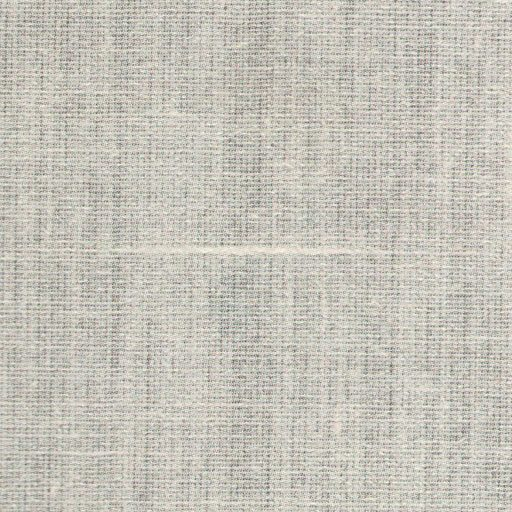
#> input picture 图片/1.jpg, 512 x 512 px, found by its file name
$ python '织物表面缺陷检测分步骤代码.py'
#> lines starting #> are read from the running program, lines starting #| are printed output that depends on the picture; after the words box and inside, x2 and y2 are one past the last pixel; in counts of white or black regions, pixels touching at a corner belong together
import cv2 as cv
import numpy as np
from matplotlib import pyplot as plt
from PIL import Image, ImageFilter
#读取图像
img = cv.imread('1.jpg')
#> img is the input picture: shape (512, 512, 3); mean B, G, R 185.5, 194.8, 197.7
img = cv.cvtColor(img, cv.COLOR_BGR2RGB)

# 显示原始图像
plt.subplot(331), plt.imshow(img,'gray'), plt.title('yst')
plt.axis('off')
img = cv.cvtColor(img, cv.COLOR_BGR2GRAY)
#> img: shape (512, 512)
plt.subplot(332), plt.imshow(img, 'gray'), plt.title('yshd')
plt.axis('off')
#傅里叶变换
f = np.fft.fft2(img)
fshift = np.fft.fftshift(f)
#设置高通滤波器
rows, cols = img.shape
#> rows = 512; cols = 512
crow,ccol = int(rows/2), int(cols/2)
#> crow = 256; ccol = 256
fshift[crow-30:crow+30, ccol-30:ccol+30] = 0
#傅里叶逆变换
ishift = np.fft.ifftshift(fshift)
iimg = np.fft.ifft2(ishift)
iimg = np.abs(iimg)
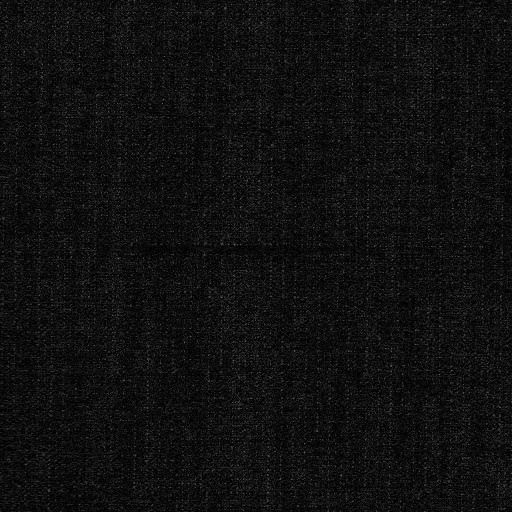
#> iimg: shape (512, 512) float64; min 0.00389, max 108.1, mean 16.4
plt.subplot(333), plt.imshow(iimg, 'gray'), plt.title('flybh')
plt.axis('off')
new_img = np.zeros((512, 512), dtype = np.uint8)
for i in range(1, len(iimg)-1):
    for j in range(1, len(iimg[i])-1):
        sum = np.abs(iimg[i][j]-(iimg[i-1][j-1] + iimg[i-1][j] +
                    iimg[i-1][j+1] + iimg[i][j-1] +
                    iimg[i][j] + iimg[i][j+1] + iimg[i+1][j-1]
                    + iimg[i+1][j] + iimg[i+1][j+1]))
        mean = sum / 9
        new_img[i-1][j-1] = mean
plt.subplot(334), plt.imshow(new_img, 'gray'), plt.title('byh')
plt.axis('off')
new_img = np.array(new_img)
new_img = Image.fromarray(new_img)
new_img = new_img.filter(ImageFilter.MinFilter (size = 5))#最小滤波
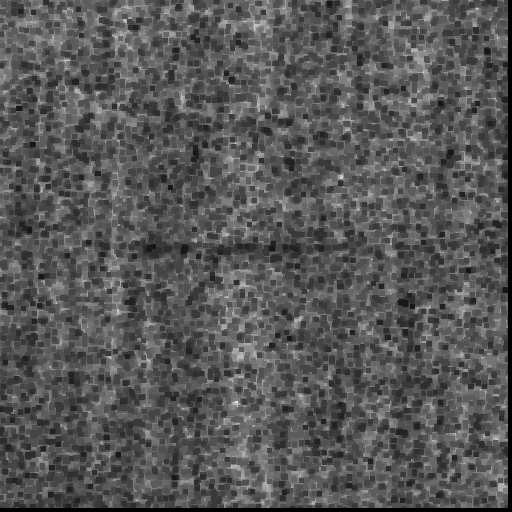
#> new_img: PIL image 512x512 L; min 0, max 22, mean 7.5; drawn with min black and max white
new_img = np.array(new_img)
plt.subplot(335), plt.imshow(new_img, 'gray'), plt.title('zxlv')
plt.axis('off')
ret, new_img = cv.threshold(new_img,10,255,cv.THRESH_BINARY)
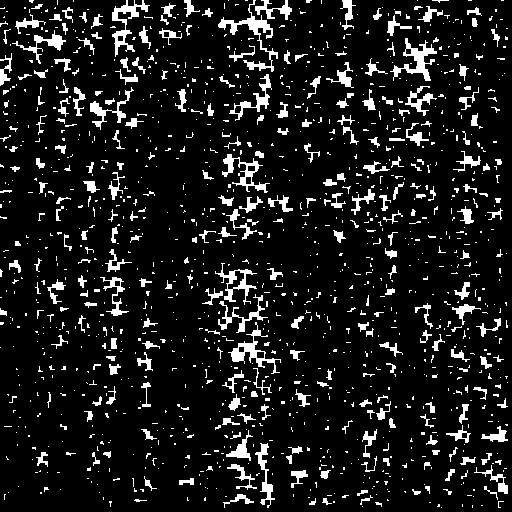
#> new_img: shape (512, 512); 10.6% white; 1341 white regions (1060 under 20 px), largest, box (x1, y1, x2, y2) and area: (218, 0, 278, 72) 777, (390, 38, 437, 81) 642, (112, 0, 150, 57) 594
plt.subplot(336), plt.imshow(new_img, 'gray'), plt.title('yzcl')
plt.axis('off')
new_img  = cv.medianBlur(new_img, 3)
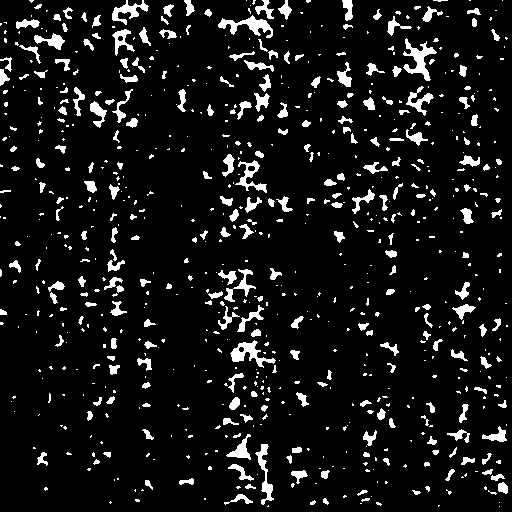
#> new_img: shape (512, 512); 8.5% white; 773 white regions (507 under 20 px), largest, box (x1, y1, x2, y2) and area: (403, 38, 437, 81) 543, (218, 15, 273, 38) 494, (230, 340, 276, 368) 463
plt.subplot(337), plt.imshow(new_img, 'gray'), plt.title('zzlb')
plt.axis('off')
plt.show()

$ run again, with 图片/2.jpg copied over 图片/1.jpg
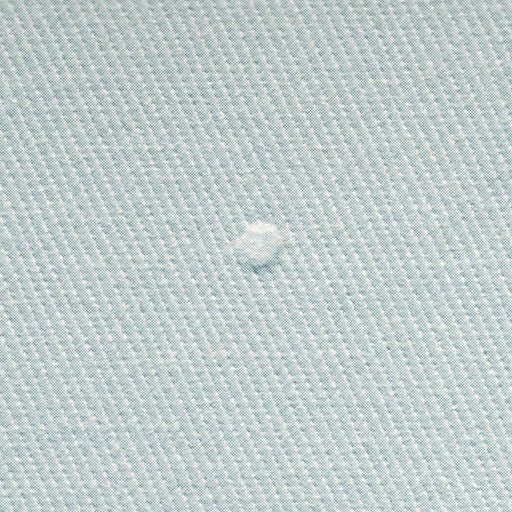
#> input picture 图片/2.jpg, 512 x 512 px, found by its file name
#> img is the input picture: shape (512, 512, 3); mean B, G, R 205.1, 204.9, 193.4
#> `ret, new_img = cv.threshold(new_img,10,255,cv.THRESH_BINARY)`:
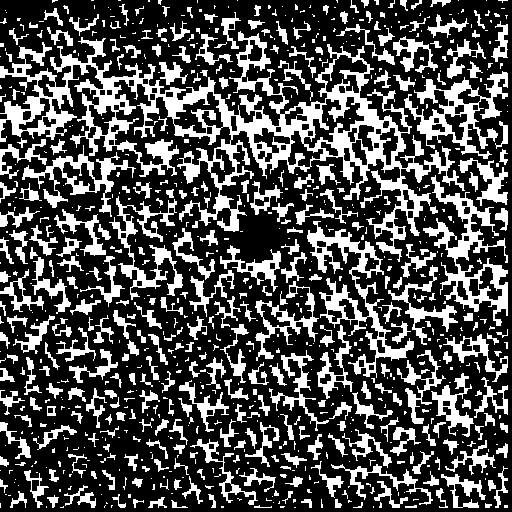
#> new_img: shape (512, 512); 30.7% white; 815 white regions (481 under 20 px), largest, box (x1, y1, x2, y2) and area: (0, 31, 465, 262) 21098, (307, 221, 414, 378) 3424, (423, 175, 508, 326) 3368
#> `new_img  = cv.medianBlur(new_img, 3)`:
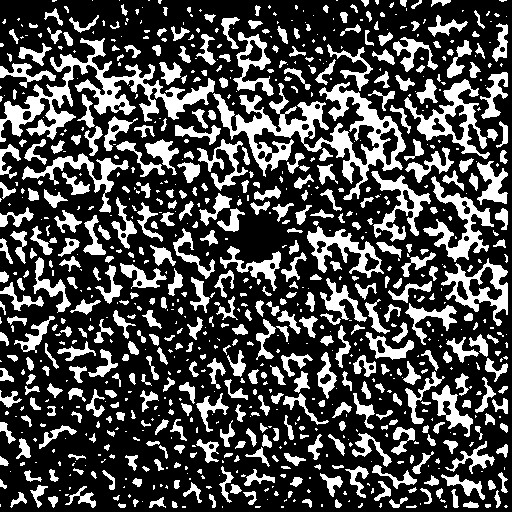
#> new_img: shape (512, 512); 29% white; 888 white regions (436 under 20 px), largest, box (x1, y1, x2, y2) and area: (213, 82, 406, 200) 6156, (0, 38, 215, 142) 5119, (404, 79, 490, 159) 1893

$ run again, with 图片/4.jpg copied over 图片/1.jpg
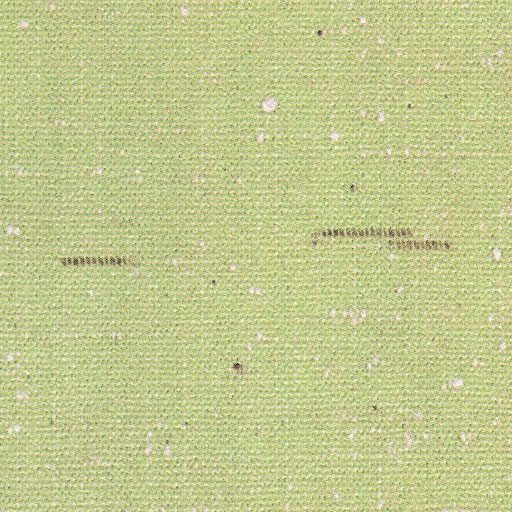
#> input picture 图片/4.jpg, 512 x 512 px, found by its file name
#> img is the input picture: shape (512, 512, 3); mean B, G, R 142.5, 201.1, 195.1
#> `img = cv.cvtColor(img, cv.COLOR_BGR2GRAY)`:
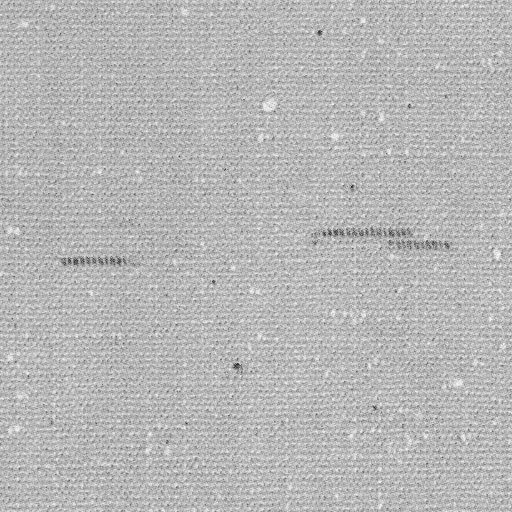
#> img: shape (512, 512); min 30, max 253, mean 182.9
#> `new_img  = cv.medianBlur(new_img, 3)`:
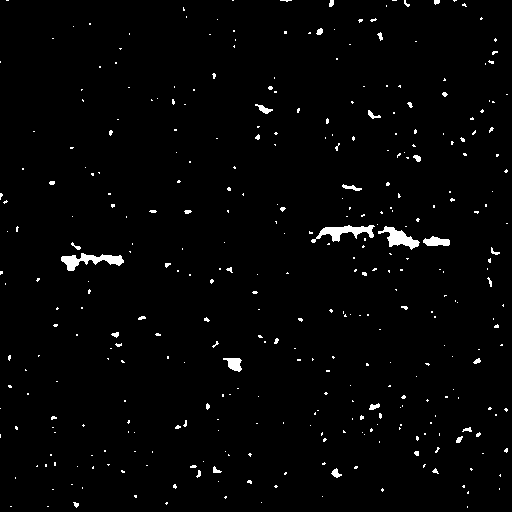
#> new_img: shape (512, 512); 1.8% white; 359 white regions (321 under 20 px), largest, box (x1, y1, x2, y2) and area: (61, 253, 124, 271) 514, (311, 225, 375, 243) 488, (378, 226, 420, 250) 427
